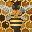

Generate this figure with Python:
"""One big honeybee standing on the comb, painted LIVE stroke by stroke.

Big subject, minimal scene: the whole panel is honeycomb, and a single fat bee
sits on top of it. The stroke ORDER is the show —

  1. a wax wash over the whole panel (gessoing the board),
  2. the comb BUILDS outward from the middle, one hexagonal cell at a time,
     each cell filling from its own centre out (some full of honey, some capped
     with pale wax, some empty and dark),
  3. the bee is blocked in as a flat dark silhouette from its middle outward,
  4. then it gets painted: abdomen band by band top-to-bottom, fuzzy thorax
     dabbed in, head, eyes, antennae, legs, pollen baskets,
  5. and LAST the four wings unfurl from their roots outward — translucent, so
     the comb reads straight through them (each wing pixel is blended with
     whatever was already painted underneath).

The hexagons are not drawn: the comb is a Voronoi diagram of a triangular
lattice of cell centres, which *is* a hexagonal tiling. Wall pixels are the ones
whose two nearest centres are nearly tied.

Run (perform):  .venv\\Scripts\\python.exe art\\honeybee.py [delay_seconds]
Run (preview):  .venv\\Scripts\\python.exe art\\honeybee.py preview  -> art\\honeybee.png
"""

import json
import math
import random
import sys
import urllib.request

SIZE = 32
CX = 15.5                      # the bee's axis of symmetry

# ---------------------------------------------------------------- palette ---
WALL_TOP = (236, 200, 130)     # lit wax septa
WALL_BOT = (206, 166, 96)
CELL_KINDS = (
    ((198, 132, 28), (108, 64, 14)),    # bright honey  (centre, rim)
    ((162, 100, 22), (86, 50, 12)),     # deep honey
    ((186, 148, 78), (120, 88, 40)),    # capped wax
    ((60, 36, 14), (96, 60, 22)),       # empty cell (dark in the middle)
)
CELL_WEIGHTS = (0, 1, 3, 0, 2, 1, 3, 0)  # honey-heavy mix

BEE_DARK = (26, 22, 20)
STRIPE_GOLD = ((168, 110, 20), (255, 224, 122))   # shadow .. highlight
STRIPE_BLACK = ((10, 9, 9), (74, 62, 52))
FUZZ = ((150, 100, 44), (214, 158, 72), (242, 198, 124))
WING_TINT = (204, 226, 246)    # cool, so it separates from all that amber

# body masses (cx, cy, rx, ry)
HEAD = (CX, 6.6, 4.3, 3.3)
THORAX = (CX, 12.8, 5.6, 4.6)
ABDOMEN = (CX, 22.0, 6.3, 7.4)

# abdomen banding, by row
GOLD_ROWS = {16, 17, 20, 21, 24, 25}

# wings: (cx, cy, ux, uy, a, b) — ux,uy is the unit long axis, pointing outward
WINGS = (
    (6.4, 8.4, -0.93, -0.37, 7.8, 2.6),    # left forewing
    (8.8, 16.8, -0.93, 0.37, 5.0, 2.0),    # left hindwing
)


def lerp(a, b, t):
    t = max(0.0, min(1.0, t))
    return tuple(round(a[i] + (b[i] - a[i]) * t) for i in range(3))


def hx(c):
    return "#{:02x}{:02x}{:02x}".format(*c)


def ell(x, y, cx, cy, rx, ry):
    return ((x - cx) / rx) ** 2 + ((y - cy) / ry) ** 2 <= 1.0


def in_body(x, y):
    return ell(x, y, *HEAD) or ell(x, y, *THORAX) or ell(x, y, *ABDOMEN)


def row_half(y, mass):
    """Half-width of an ellipse mass at row y (0 if the row misses it)."""
    _, cy, rx, ry = mass
    t = 1.0 - ((y - cy) / ry) ** 2
    return rx * math.sqrt(t) if t > 0 else 0.0


# ------------------------------------------------------------------ comb ---
HEX_R = 4.6                    # circumradius; sqrt(3)*R across, 1.5*R per row


def comb_centres():
    pts = []
    for j in range(-1, 7):
        cy = -3.0 + j * 1.5 * HEX_R
        for i in range(-1, 6):
            cx = -3.0 + i * math.sqrt(3) * HEX_R + (math.sqrt(3) * HEX_R / 2 if j % 2 else 0.0)
            pts.append((cx, cy))
    return pts


def _line(x0, y0, x1, y1, out):
    """Bresenham — the hex walls are drawn, not derived, so they stay 1px."""
    dx, dy = abs(x1 - x0), -abs(y1 - y0)
    sx, sy = (1 if x0 < x1 else -1), (1 if y0 < y1 else -1)
    err = dx + dy
    while True:
        if 0 <= x0 < SIZE and 0 <= y0 < SIZE:
            out.add((x0, y0))
        if x0 == x1 and y0 == y1:
            return
        e2 = 2 * err
        if e2 >= dy:
            err += dy
            x0 += sx
        if e2 <= dx:
            err += dx
            y0 += sy


def comb_map():
    """A real hexagonal tiling: every cell's six edges rasterised as 1px walls,
    interiors assigned to the nearest centre and depth-shaded from the wall in."""
    pts = comb_centres()
    walls = set()
    for cx, cy in pts:
        verts = [(cx + HEX_R * math.cos(math.radians(a)), cy + HEX_R * math.sin(math.radians(a)))
                 for a in range(90, 450, 60)]
        for i in range(6):
            x0, y0 = verts[i]
            x1, y1 = verts[(i + 1) % 6]
            _line(round(x0), round(y0), round(x1), round(y1), walls)

    cells = {}
    for y in range(SIZE):
        for x in range(SIZE):
            if (x, y) in walls:
                continue
            k = min(range(len(pts)), key=lambda k: (x - pts[k][0]) ** 2 + (y - pts[k][1]) ** 2)
            d = min(abs(x - wx) + abs(y - wy) for wx, wy in walls)
            cells.setdefault(k, []).append((x, y, min(1.0, (d - 1) / 2.5)))
    return pts, cells, walls


# --------------------------------------------------------------- strokes ---
def build_strokes():
    steps = []
    fb = {}

    def put(x, y, c):
        if 0 <= x < SIZE and 0 <= y < SIZE:
            c = tuple(int(v) for v in c)
            fb[(x, y)] = c
            steps.append((x, y, c))

    # 1. wax wash over the whole board, serpentine
    for y in range(SIZE):
        wall = lerp(WALL_TOP, WALL_BOT, y / (SIZE - 1))
        for x in (range(SIZE) if y % 2 == 0 else range(SIZE - 1, -1, -1)):
            put(x, y, wall)

    # 2. the comb builds outward from the middle, cell by cell
    pts, cells, _ = comb_map()
    order = sorted(cells, key=lambda k: math.hypot(pts[k][0] - CX, pts[k][1] - 15.5))
    for k in order:
        centre, rim = CELL_KINDS[CELL_WEIGHTS[(k * 7 + 3) % len(CELL_WEIGHTS)]]
        for x, y, depth in sorted(cells[k], key=lambda p: -p[2]):
            lit = 1.0 - 0.10 * ((x + y) / 62.0)          # faint upper-left light
            put(x, y, lerp(rim, centre, (0.5 + 0.5 * depth) * lit))

    # 3. block the bee in flat, from its middle outward
    body = [(x, y) for y in range(SIZE) for x in range(SIZE) if in_body(x, y)]
    body.sort(key=lambda p: math.hypot(p[0] - CX, (p[1] - 15.0) * 0.8))
    for x, y in body:
        put(x, y, BEE_DARK)

    # 4a. abdomen — band by band, top to bottom, each band swept side to side
    for y in range(15, SIZE):
        half = row_half(y, ABDOMEN)
        if half <= 0:
            continue
        shadow, hi = STRIPE_GOLD if y in GOLD_ROWS else STRIPE_BLACK
        xs = [x for x in range(SIZE) if abs(x - CX) <= half and in_body(x, y)]
        if y % 2:
            xs.reverse()
        for x in xs:
            edge = abs(x - CX) / max(half, 0.6)
            lit = 1.0 - 0.62 * edge ** 1.4 + (0.16 if x < CX else -0.06)
            put(x, y, lerp(shadow, hi, lit))

    # 4b. thorax — fuzzy, dabbed on in random order
    rng = random.Random(1907)
    fur = [(x, y) for y in range(7, 19) for x in range(SIZE)
           if ell(x, y, *THORAX) and not ell(x, y, *HEAD)]
    rng.shuffle(fur)
    for x, y in fur:
        lit = 1.0 - 0.5 * (abs(x - CX) / 5.6) - 0.35 * max(0.0, (y - 12.8) / 4.6)
        base = lerp(FUZZ[0], FUZZ[1], lit + 0.15)
        put(x, y, base)
    for x, y in rng.sample(fur, len(fur) // 4):          # bright fuzz flecks
        if x < CX + 1 and y < 14:
            put(x, y, FUZZ[2])
    for x, y in rng.sample(fur, len(fur) // 5):          # dark fuzz flecks
        put(x, y, FUZZ[0])
    for x in range(SIZE):                                # collar shadow
        if abs(x - CX) <= row_half(16, THORAX) and in_body(x, 16):
            pass
    for x in range(SIZE):
        h = row_half(15, THORAX)
        if h > 0 and abs(x - CX) <= h and not ell(x, 15, *ABDOMEN):
            put(x, 15, (58, 38, 20))

    # 4c. head, eyes, antennae
    for y in range(2, 11):
        for x in range(SIZE):
            if ell(x, y, *HEAD):
                put(x, y, lerp((16, 14, 13), (56, 48, 42), 1.0 - abs(x - CX) / 4.3))
    for ex in (12.2, 18.8):
        for y in range(SIZE):
            for x in range(SIZE):
                if ell(x, y, ex, 6.6, 2.0, 2.5) and ell(x, y, *HEAD):
                    put(x, y, lerp((62, 44, 32), (138, 104, 74), 1.0 - (y - 4.2) / 5.0))
    put(11, 5, (198, 168, 132))                          # eye glints
    put(19, 5, (176, 146, 114))
    for x, y in ((14, 9), (17, 9)):                      # face plate
        put(x, y, (128, 96, 56))
    for x, y in ((14, 3), (13, 2), (12, 1), (11, 1)):    # antennae
        put(x, y, (34, 29, 26))
        put(31 - x, y, (34, 29, 26))

    # 4d. legs, and a loaded pollen basket on each hind leg
    legs = (((10, 11), (8, 10), (6, 10)),
            ((10, 15), (8, 16), (6, 17)),
            ((11, 18), (9, 20), (7, 22)))
    for leg in legs:
        for x, y in leg:
            put(x, y, (24, 20, 18))
            put(31 - x, y, (24, 20, 18))
    for (x, y), c in (((7, 23), (240, 162, 38)), ((6, 23), (255, 202, 76)), ((7, 24), (214, 132, 26))):
        put(x, y, c)
        put(31 - x, y, c)

    # 5. the wings unfurl last — translucent over everything already painted
    for cx, cy, ux, uy, a, b in WINGS:
        for mirror in (False, True):
            wx, wux = (31 - cx, -ux) if mirror else (cx, ux)
            root = (wx - wux * a * 0.95, cy - uy * a * 0.95)
            px = []
            for y in range(SIZE):
                for x in range(SIZE):
                    dx, dy = x - wx, y - cy
                    u = dx * wux + dy * uy
                    v = -dx * uy + dy * wux
                    q = (u / a) ** 2 + (v / b) ** 2
                    if q <= 1.0 and not in_body(x, y):
                        px.append((x, y, q, v))
            px.sort(key=lambda p: math.hypot(p[0] - root[0], p[1] - root[1]))
            for x, y, q, v in px:
                # the shape has to read as an OUTLINE — a filled wing at this
                # size is just a pale blob sitting on the comb
                alpha = 0.34
                if q > 0.82:                       # membrane rim catches light
                    alpha = 0.72
                elif abs(v) < 0.5 or abs(abs(v) - 1.3) < 0.35:   # veins
                    alpha = 0.50
                under = fb.get((x, y), (0, 0, 0))
                put(x, y, lerp(under, WING_TINT, alpha))

    # 6. a little pollen dust in the air
    for x, y in ((2, 29), (29, 28), (30, 22), (1, 25), (26, 2)):
        put(x, y, (252, 218, 118))

    return steps, fb


def render_preview(fb, path):
    from PIL import Image
    img = Image.new("RGB", (SIZE, SIZE), (0, 0, 0))
    px = img.load()
    for (x, y), c in fb.items():
        px[x, y] = c
    img.save(path)
    img.resize((SIZE * 12, SIZE * 12), Image.NEAREST).save(path.replace(".png", "-big.png"))
    print(f"wrote {path}")


if __name__ == "__main__":
    steps, fb = build_strokes()
    if len(sys.argv) > 1 and sys.argv[1] == "preview":
        render_preview(fb, "art/honeybee.png")
        print(f"{len(steps)} strokes")
        raise SystemExit

    delay = float(sys.argv[1]) if len(sys.argv) > 1 else 0.02
    payload = {"pixels": [[x, y, hx(c)] for x, y, c in steps], "delay": delay, "clear": True}
    req = urllib.request.Request(
        "http://127.0.0.1:7788/paint",
        data=json.dumps(payload).encode(),
        headers={"content-type": "application/json"},
        method="POST",
    )
    with urllib.request.urlopen(req, timeout=60) as resp:
        print(resp.read().decode())
    print(f"{len(steps)} strokes queued")
